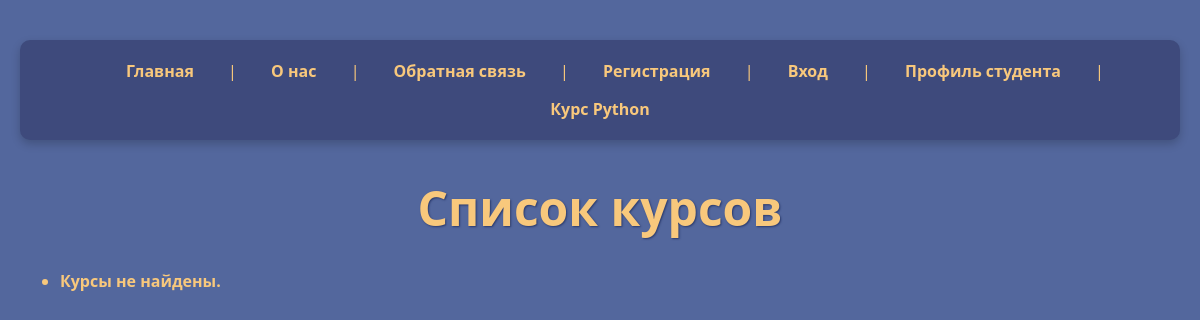
The app's page /course_list/, older data.
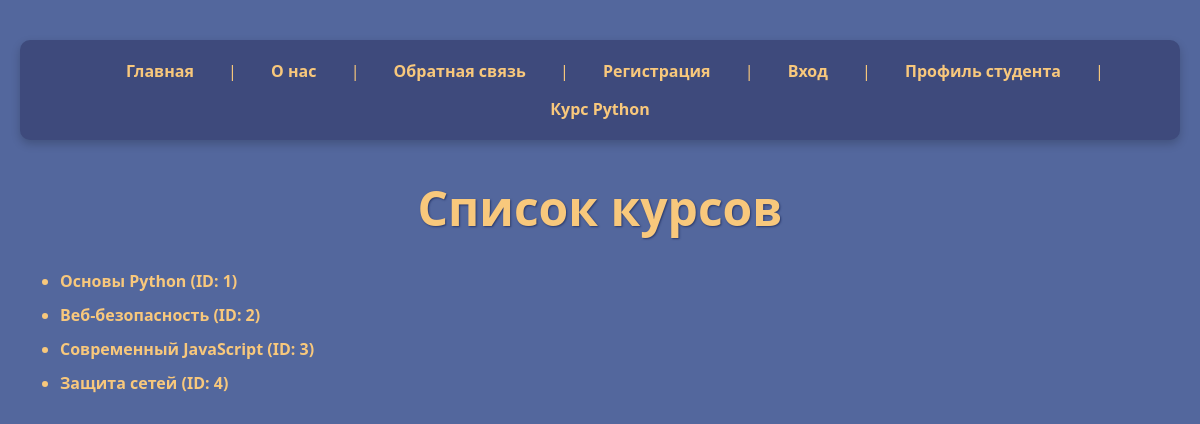
The same page, newer data.
### fefu_lab/models.py (models this page shows, shortened)
class Course(models.Model):
    LEVEL_CHOICES = [
        ('BEGINNER', 'Начальный'),
        ('INTERMEDIATE', 'Средний'),
        ('ADVANCED', 'Продвинутый'),
    ]
    title = models.CharField(max_length=200, unique=True, verbose_name='Название')
    slug = models.SlugField(unique=True, verbose_name='Слаг')
    description = models.TextField(verbose_name='Описание')
    duration = models.PositiveIntegerField(verbose_name='Продолжительность (часы)')
    instructor = models.ForeignKey(Instructor, on_delete=models.SET_NULL, null=True, blank=True, verbose_name='Преподаватель')
    level = models.CharField(max_length=20, choices=LEVEL_CHOICES, default='BEGINNER', verbose_name='Уровень')
    max_students = models.PositiveIntegerField(default=0, verbose_name='Максимальное количество студентов')
    price = models.DecimalField(max_digits=10, decimal_places=2, default=0, verbose_name='Цена')
    is_active = models.BooleanField(default=True, verbose_name='Активен')
    created_at = models.DateTimeField(auto_now_add=True, verbose_name='Дата создания')
    class Meta:
        verbose_name = 'Курс'
        verbose_name_plural = 'Курсы'
        ordering = ['title']

### fefu_lab/views.py (the view)
# urls.py: path('course_list/', views.course_list, name='course_list')
def course_list(request):
    courses = Course.objects.all().order_by('id')  # Список всех курсов по возрастанию id
    return render(request, 'course_list.html', {
        'courses': courses,
        'title': 'Список курсов',
    })

### fefu_lab/template/course_list.html (shortened to what this page needs)
{% extends "base.html" %}
{% block heading %}{{ title }}{% endblock %}
{% block content %}
    <ul>
    {% for course in courses %}
        <li>
            <a href="{% url 'course_profile' course.slug %}">
                {{ course.title }} (ID: {{ course.id }})
            </a>
        </li>
    {% empty %}
        <li>Курсы не найдены.</li>
    {% endfor %}
    </ul>
{% endblock %}

### fefu_lab/template/base.html (shortened to what this page needs)
<!DOCTYPE html>
<html>
<head>
    {% load static %}
    <link rel="stylesheet" href="{% static 'css/style.css' %}">
</head>
<body>
    <div class="navigation">
        <a href="/">Главная</a> |
        <a href="/about/">О нас</a> |
        <a href="/feedback/">Обратная связь</a> |
        <a href="/register/">Регистрация</a> |
        <a href="/login/">Вход</a> |
        <a href="/student/1/">Профиль студента</a> |
        <a href="/course/python-basics/">Курс Python</a>
    </div>
    <h1>{% block heading %}{% endblock %}</h1>
    {% block content %}{% endblock %}
</body>
</html>

### fefu_lab/static/css/style.css (style rules this page uses)
body { font-family: 'Segoe UI', Tahoma, Geneva, Verdana, sans-serif; background-color: #53679d; padding: 40px 20px; color: #F8C87C; text-align: left; margin: 0; min-height: 100vh; }
h1 { font-size: 3rem; text-align: center; color: #F8C87C; margin-bottom: 30px; font-weight: 700; text-shadow: 1px 1px 2px #2a3a6d; }
.navigation { background-color: #3e4a7c; padding: 12px 25px; text-align: center; border-radius: 10px; margin-bottom: 35px; box-shadow: 0 4px 10px rgba(0,0,0,0.2); }
.navigation a { color: #f8c87c; text-decoration: none; font-weight: 600; margin: 0 15px; padding: 8px 15px; border-radius: 5px; transition: background-color 0.3s ease, color 0.3s ease; display: inline-block; }
ul li { margin-bottom: 12px; font-size: 1rem; font-weight: 600; }
ul li a { color: #f8c87c; text-decoration: none; border-bottom: 2px solid transparent; transition: color 0.3s ease, border-color 0.3s ease; }

Row changes from the older to the newer data that the page shows:
added Course: title "Основы Python", id "1"
added Course: title "Веб-безопасность", id "2"
added Course: title "Современный JavaScript", id "3"
added Course: title "Защита сетей", id "4"
Text that changed along with them:
text no longer shown: "Курсы не найдены."
